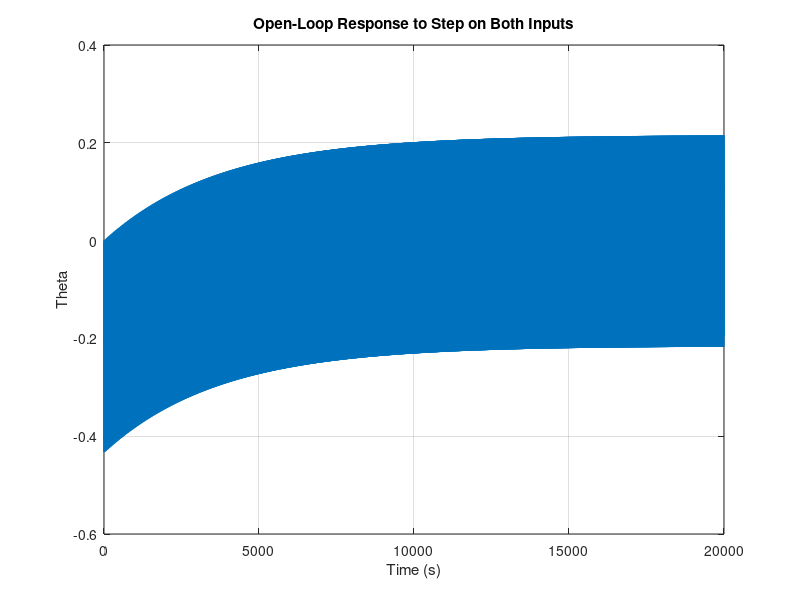

This figure's MATLAB source:
%Variables:
R = 8;
Lm = 860e-6;
btm = 2.348e-9;
Kv = 0.0202;
Ktm = 20.2e-3;
Jm = 172e-6;
Lb = 0.3;
mb = 75e-3;
g = 9.81;
l = 0.6;
Kt = 1e-6;
w0= 2;
bt = 10e-3;
J = 58.23e-3;
%State Space:
A = [-R/Lm,0,0,0,0,0,-Kv,0;
     0,-R/Lm,0,0,0,0,0,-Kv;
     0,0,0,0,0,0,1,0;
     0,0,0,0,0,0,0,1;
     0,0,0,0,0,1,0,0;
     0,0,0,0,-0.5*Lb*mb*g,0,(2*l*Kt*w0 - bt)/J,-(2*l*Kt*w0 - bt)/J;
     Ktm/Jm,0,0,0,0,0,-btm/Jm,0;
     0,Ktm/Jm,0,0,0,0,0,-btm/Jm];

B= [1/Lm 0;
    0 1/Lm;
    0 0; 0 0; 0 0; 0 0; 0 0; 0 0];

C= [0 0 0 0 1 0 0 0];

D= 0;

%System Response:
sys = ss(A, B, C, D);
t = 0:0.1:20000;
% Initialize input: 2 columns for 2 inputs
u = zeros(length(t), 2);

% pulse on input 1 from t = 0 to 1s
u(t >= 0 & t < 1, 1) = 0.02;

% pulse on input 2
u(t >= 0 & t < 1, 2) = 0.01;
[y, t_out] = lsim(sys, u, t);

% Plot
figure;
plot(t_out, y, 'LineWidth', 1.5);
xlabel('Time (s)');
ylabel('Theta');
title('Open-Loop Response to Step on Both Inputs');
grid on;